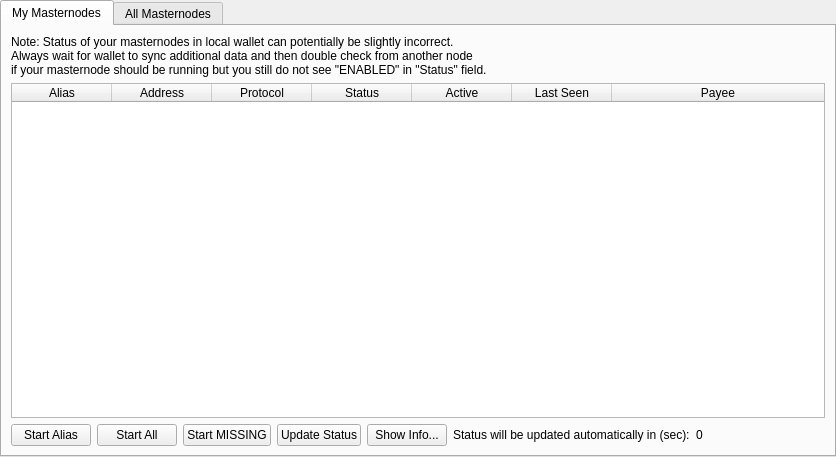
<?xml version="1.0" encoding="UTF-8"?>
<ui version="4.0">
 <class>MasternodeList</class>
 <widget class="QWidget" name="MasternodeList">
  <property name="geometry">
   <rect>
    <x>0</x>
    <y>0</y>
    <width>836</width>
    <height>457</height>
   </rect>
  </property>
  <property name="windowTitle">
   <string>Form</string>
  </property>
  <layout class="QVBoxLayout" name="topLayout">
   <property name="leftMargin">
    <number>0</number>
   </property>
   <property name="topMargin">
    <number>0</number>
   </property>
   <property name="rightMargin">
    <number>0</number>
   </property>
   <property name="bottomMargin">
    <number>0</number>
   </property>
   <item>
    <layout class="QVBoxLayout" name="verticalLayout">
     <property name="bottomMargin">
      <number>0</number>
     </property>
     <item>
      <widget class="QTabWidget" name="tabWidget">
       <property name="currentIndex">
        <number>0</number>
       </property>
       <widget class="QWidget" name="tabMyMasternodes">
        <attribute name="title">
         <string>My Masternodes</string>
        </attribute>
        <layout class="QGridLayout" name="gridLayout_2">
         <item row="0" column="0">
          <layout class="QVBoxLayout" name="verticalLayout_2">
           <property name="bottomMargin">
            <number>0</number>
           </property>
           <item>
            <layout class="QHBoxLayout" name="horizontalLayout_note">
             <property name="bottomMargin">
              <number>0</number>
             </property>
             <item>
              <widget class="QLabel" name="updateNote">
               <property name="text">
                <string>Note: Status of your masternodes in local wallet can potentially be slightly incorrect.&lt;br /&gt;Always wait for wallet to sync additional data and then double check from another node&lt;br /&gt;if your masternode should be running but you still do not see &quot;ENABLED&quot; in &quot;Status&quot; field.</string>
               </property>
              </widget>
             </item>
            </layout>
           </item>
           <item>
            <widget class="QTableWidget" name="tableWidgetMyMasternodes">
             <property name="minimumSize">
              <size>
               <width>695</width>
               <height>0</height>
              </size>
             </property>
             <property name="editTriggers">
              <set>QAbstractItemView::NoEditTriggers</set>
             </property>
             <property name="alternatingRowColors">
              <bool>true</bool>
             </property>
             <property name="selectionMode">
              <enum>QAbstractItemView::SingleSelection</enum>
             </property>
             <property name="selectionBehavior">
              <enum>QAbstractItemView::SelectRows</enum>
             </property>
             <property name="sortingEnabled">
              <bool>true</bool>
             </property>
             <attribute name="horizontalHeaderStretchLastSection">
              <bool>true</bool>
             </attribute>
             <column>
              <property name="text">
               <string>Alias</string>
              </property>
             </column>
             <column>
              <property name="text">
               <string>Address</string>
              </property>
             </column>
             <column>
              <property name="text">
               <string>Protocol</string>
              </property>
             </column>
             <column>
              <property name="text">
               <string>Status</string>
              </property>
             </column>
             <column>
              <property name="text">
               <string>Active</string>
              </property>
             </column>
             <column>
              <property name="text">
               <string>Last Seen</string>
              </property>
             </column>
             <column>
              <property name="text">
               <string>Payee</string>
              </property>
             </column>
            </widget>
           </item>
           <item>
            <layout class="QHBoxLayout" name="horizontalLayout_5">
             <property name="bottomMargin">
              <number>0</number>
             </property>
             <item>
              <widget class="QPushButton" name="startButton">
               <property name="text">
                <string>Start Alias</string>
               </property>
              </widget>
             </item>
             <item>
              <widget class="QPushButton" name="startAllButton">
               <property name="text">
                <string>Start All</string>
               </property>
              </widget>
             </item>
             <item>
              <widget class="QPushButton" name="startMissingButton">
               <property name="text">
                <string>Start MISSING</string>
               </property>
              </widget>
             </item>
             <item>
              <widget class="QPushButton" name="UpdateButton">
               <property name="text">
                <string>Update Status</string>
               </property>
              </widget>
             </item>
             <item>
              <widget class="QPushButton" name="QRButton">
               <property name="toolTip">
                <string>Show additional Masternode information</string>
               </property>
               <property name="text">
                <string>Show Info...</string>
               </property>
              </widget>
             </item>
             <item>
              <widget class="QLabel" name="autoupdate_label">
               <property name="text">
                <string>Status will be updated automatically in (sec):</string>
               </property>
              </widget>
             </item>
             <item>
              <widget class="QLabel" name="secondsLabel">
               <property name="text">
                <string>0</string>
               </property>
              </widget>
             </item>
             <item>
              <spacer name="horizontalSpacer_5">
               <property name="orientation">
                <enum>Qt::Horizontal</enum>
               </property>
               <property name="sizeHint" stdset="0">
                <size>
                 <width>40</width>
                 <height>20</height>
                </size>
               </property>
              </spacer>
             </item>
            </layout>
           </item>
          </layout>
         </item>
        </layout>
       </widget>
       <widget class="QWidget" name="tabAllMasternodes">
        <attribute name="title">
         <string>All Masternodes</string>
        </attribute>
        <layout class="QGridLayout" name="gridLayout">
         <item row="1" column="0">
          <widget class="QTableWidget" name="tableWidgetMasternodes">
           <property name="editTriggers">
            <set>QAbstractItemView::NoEditTriggers</set>
           </property>
           <property name="alternatingRowColors">
            <bool>true</bool>
           </property>
           <property name="selectionMode">
            <enum>QAbstractItemView::NoSelection</enum>
           </property>
           <property name="selectionBehavior">
            <enum>QAbstractItemView::SelectRows</enum>
           </property>
           <property name="sortingEnabled">
            <bool>true</bool>
           </property>
           <attribute name="horizontalHeaderStretchLastSection">
            <bool>true</bool>
           </attribute>
           <column>
            <property name="text">
             <string>Address</string>
            </property>
           </column>
           <column>
            <property name="text">
             <string>Protocol</string>
            </property>
           </column>
           <column>
            <property name="text">
             <string>Status</string>
            </property>
           </column>
           <column>
            <property name="text">
             <string>Active</string>
            </property>
           </column>
           <column>
            <property name="text">
             <string>Last Seen</string>
            </property>
           </column>
           <column>
            <property name="text">
             <string>Payee</string>
            </property>
           </column>
          </widget>
         </item>
         <item row="0" column="0">
          <layout class="QHBoxLayout" name="horizontalLayout_3">
           <property name="bottomMargin">
            <number>0</number>
           </property>
           <item>
            <widget class="QLabel" name="label_filter">
             <property name="text">
              <string>Filter List:</string>
             </property>
            </widget>
           </item>
           <item>
            <widget class="QLineEdit" name="filterLineEdit">
             <property name="toolTip">
              <string>Filter masternode list</string>
             </property>
            </widget>
           </item>
           <item>
            <spacer name="horizontalSpacer_3">
             <property name="orientation">
              <enum>Qt::Horizontal</enum>
             </property>
             <property name="sizeHint" stdset="0">
              <size>
               <width>10</width>
               <height>20</height>
              </size>
             </property>
            </spacer>
           </item>
           <item>
            <widget class="QLabel" name="label_count">
             <property name="text">
              <string>Node Count:</string>
             </property>
            </widget>
           </item>
           <item>
            <widget class="QLabel" name="countLabel">
             <property name="text">
              <string>0</string>
             </property>
            </widget>
           </item>
          </layout>
         </item>
        </layout>
       </widget>
      </widget>
     </item>
    </layout>
   </item>
  </layout>
 </widget>
 <resources/>
 <connections/>
</ui>
